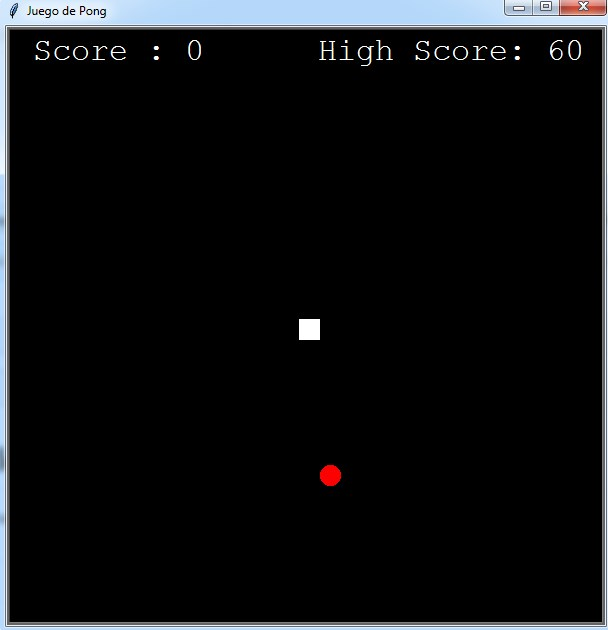

This figure's Python source:
#fuente de código: https://www.youtube.com/playlist?list=PLuaRu05D7vP5ij2oZlGHatrF9ZUetf2VA
import turtle
import time
import random

posponer = 0.1

#Marcador
score = 0
high_score = 0

wn = turtle.Screen()
wn.title("Juego de Pong")
wn.bgcolor("black")
wn.setup(width = 600, height = 600)
wn.tracer(0)

#Cabeza serpiente
cabeza = turtle.Turtle()
cabeza.speed(0)
cabeza.shape("square")
cabeza.color("white")
cabeza.penup()
cabeza.goto(0,0)
cabeza.direction = "stop"

#Segmentos / cuerpo  serpiente
segmentos = []

#Texto
texto = turtle.Turtle()
texto.speed(0)
texto.color("white")
texto.penup()
texto.hideturtle()
texto.goto(0,260)
texto.write("Score : 0      High Score: 0", align= "center", font = ("Courier",24,"normal"))
#comida
comida = turtle.Turtle()
comida.speed(0)
comida.shape("circle")
comida.color("red")
comida.penup()
comida.goto(0,100)

#functions
def arriba():
    cabeza.direction = "up"
def abajo():
    cabeza.direction = "down"
def izquierda():
    cabeza.direction = "left"
def derecha():
    cabeza.direction = "right"

def mov():
    if cabeza.direction == "up":
        y = cabeza.ycor()
        cabeza.sety(y + 20)

    if cabeza.direction == "down":
        y = cabeza.ycor()
        cabeza.sety(y - 20)

    if cabeza.direction == "left":
        x = cabeza.xcor()
        cabeza.setx(x - 20)

    if cabeza.direction == "right":
        x = cabeza.xcor()
        cabeza.setx(x + 20)

#Teclado
wn.listen()
wn.onkeypress(arriba,"Up")
wn.onkeypress(abajo,"Down")
wn.onkeypress(izquierda,"Left")
wn.onkeypress(derecha,"Right")

while True:
    wn.update()

    #colisiones con bordes
    if cabeza.xcor() >280 or cabeza.xcor() < -280 or cabeza.ycor()>280 or cabeza.ycor() < -280:
        time.sleep(1)
        cabeza.goto(0,0)
        cabeza.direction = "stop"

        #Esconder los segmentos
        for segmento in segmentos:
            segmento.goto(1000,1000)

        #limpiar ista de segmentos
        segmentos.clear()
        #resetear marcador
        score = 0
        texto.clear()
        texto.write("Score : {}      High Score: {}".format(score, high_score),
                    align="center", font=("Courier", 24, "normal"))

    if cabeza.distance(comida) < 20:
        x = random.randint(-280,280)
        y = random.randint(-280,280)
        comida.goto(x,y)
    # Comida
        nuevo_segmento = turtle.Turtle()
        nuevo_segmento.speed(0)
        nuevo_segmento.shape("square")
        nuevo_segmento.color("grey")
        nuevo_segmento.penup()
        segmentos.append(nuevo_segmento)

        #aumentar marcador
        score+=10

        if score > high_score:
            high_score = score
        texto.clear()
        texto.write("Score : {}      High Score: {}".format(score,high_score),
                    align= "center", font = ("Courier",24,"normal"))

    #Mover el cuerpo de la serpiente
    totalSeg = len(segmentos)
    for index in range(totalSeg - 1, 0 , -1):
        x = segmentos[index-1].xcor()
        y = segmentos[index-1].ycor()
        segmentos[index].goto(x,y)

    if totalSeg > 0 :
        x = cabeza.xcor()
        y = cabeza.ycor()
        segmentos[0].goto(x,y)

    mov()
    #colisiones con el cuerpo
    for segmento in segmentos:
        if segmento.distance(cabeza) <20:
            time.sleep(1)
            cabeza.goto(0,0)
            cabeza.direction = "stop"

            #esconder los segmentos
            for segmento in segmentos:
                segmento.goto(1000,1000)

            #limpiar los elementos de la lista
            segmentos.clear()

            # resetear marcador
            score = 0
            texto.clear()
            texto.write("Score : {}      High Score: {}".format(score, high_score),
                        align="center", font=("Courier", 24, "normal"))
    time.sleep(posponer)
